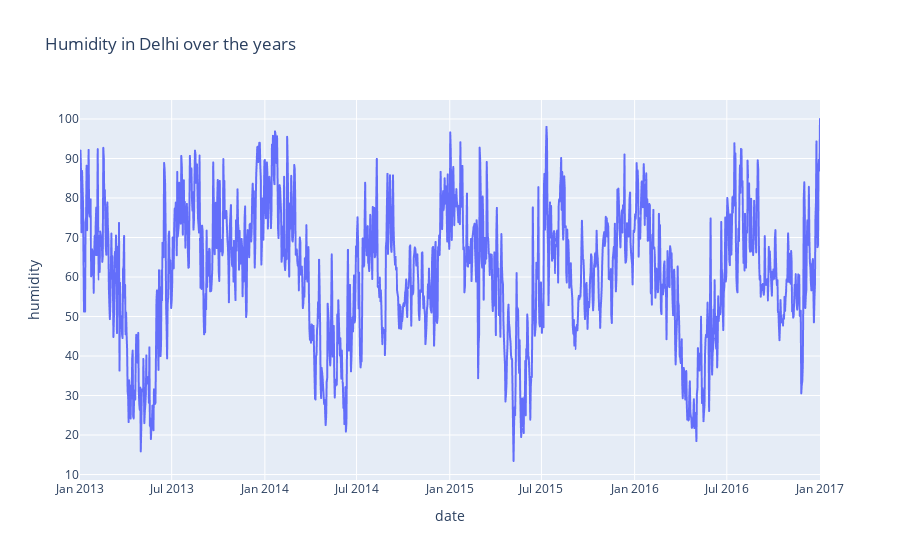

Notebook cell for this chart:
### Code cell
fig = px.line(data,x='date',y='humidity',title="Humidity in Delhi over the years")
fig.show()

### Figure 1 — Plotly figure (JSON) as saved in the notebook; plotly's stock layout.template omitted (floating-point values rounded to 4 significant figures; data arrays with more than 128 entries replaced by an {"elided": "..."} marker saying what was removed)
{"data": [{"hovertemplate": "date=%{x}<br>humidity=%{y}<extra></extra>", "legendgroup": "", "line": {"color": "#636efa", "dash": "solid"}, "marker": {"symbol": "circle"}, "mode": "lines", "name": "", "showlegend": false, "type": "scattergl", "x": {"elided": "1462 str values"}, "xaxis": "x", "y": {"elided": "1462 float values"}, "yaxis": "y"}], "layout": {"legend": {"tracegroupgap": 0}, "title": {"text": "Humidity in Delhi over the years"}, "xaxis": {"anchor": "y", "domain": [0, 1], "title": {"text": "date"}}, "yaxis": {"anchor": "x", "domain": [0, 1], "title": {"text": "humidity"}}}}
